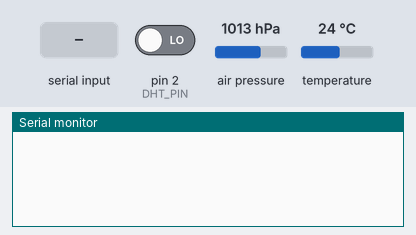
A program run on a simulated Arduino Mega 2560, built with avr-gcc and run on an emulated ATmega2560. Parts: the last lines printed to the serial monitor. The test bench sets the inputs (shaded band); at power-on: pin 2 (DHT_PIN) LOW, air pressure 1013 hPa, temperature 24 °C.

Above: at 1.2 s.
1.3 s: byte 65 (MQ135) received over Serial
At 2.5 s:
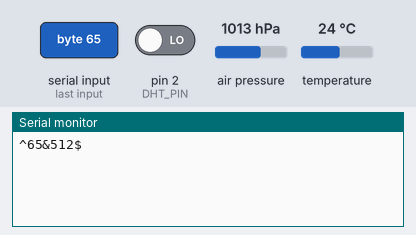
2.8 s: byte 66 (Dht) received over Serial
At 4.0 s:
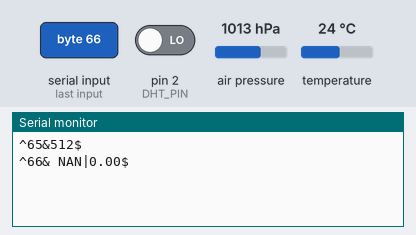
4.5 s: byte 67 (Bmp180) received over Serial
At 4.9 s:
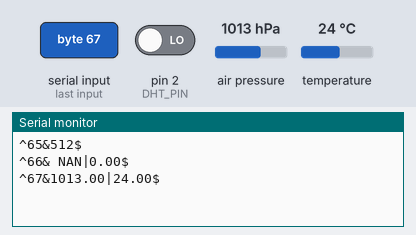

Measured:
- after the input at 1.3 s, the serial monitor: prints a new line at once (image 1)
- after the input at 2.8 s, the serial monitor: prints a new line after 0.27 s (image 2)
- after the input at 4.5 s, the serial monitor: prints a new line at once (image 3)

The program:

main.cpp
```cpp
#include <Arduino.h>
#include <drivers/DhtDriver.h>
#include <drivers/BmpDriver.h>
#include <drivers/MQ135Driver.h>
#include <CommandHandler.h>


const uint8_t MQ135_PIN = 0; // A0
const uint8_t DHT_PIN = 2; // D2

const auto commandHandler = new CommandHandler(new MQ135Driver(MQ135_PIN), new BmpDriver(), new DhtDriver(DHT_PIN));

void setup() {
    Serial.begin(9600);
    commandHandler->begin();
}

void loop() {
    if (Serial.available() > 0) {
        const auto command = (Command) Serial.read();
        commandHandler->handle(command);
    }
}
```

CommandHandler.cpp
```cpp
#include "CommandHandler.h"
#include <drivers/MQ135Driver.h>

const String RESPONSE_PREFIX = "^";
const String COMMAND_SUFFIX = "&";
const String DATA_SEPARATOR = "|";
const String RESPONSE_SUFFIX = "$";

void CommandHandler::begin() {
    this->bmpDriver.begin();
    this->dhtDriver.begin();
}

void CommandHandler::handle(Command command) {
    switch (command) {
        case MQ135: {
            const int air_quality = this->mq135Driver.read();
            this->send(command, (String) air_quality);
            break;
        }
        case Dht: {
            const float temp = this->dhtDriver.readTemperature();
            const float humidity = this->dhtDriver.readHumidity();
            this->send(command, (String) temp + DATA_SEPARATOR + (String) humidity);
            break;
        }
        case Bmp180: {
            if (this->bmpDriver.measurePressure()) {
                const double pressure = this->bmpDriver.getPressure();
                const double temp = this->bmpDriver.getTemperature();
                send(command, (String) pressure + DATA_SEPARATOR + (String) temp);
            } else {
                // TODO: implement me
                Serial.println(this->bmpDriver.getError());
            }
            break;
        }
    }
}

void CommandHandler::send(Command command, String data) {
    // example 1: ^65&45$
    String response = RESPONSE_PREFIX + command + COMMAND_SUFFIX + data + RESPONSE_SUFFIX;
    Serial.println(response);
}
```

CommandHandler.h
```cpp
//
// Created by tchan on 08-Mar-20.
//

#ifndef ATMEGA2560_COMMANDHANDLER_H
#define ATMEGA2560_COMMANDHANDLER_H

#include <drivers/MQ135Driver.h>
#include <drivers/BmpDriver.h>
#include <drivers/DhtDriver.h>

enum Command {
    MQ135 = 'A',
    Dht = 'B',
    Bmp180 = 'C',
};

class CommandHandler {
    MQ135Driver mq135Driver;
    BmpDriver bmpDriver;
    DhtDriver dhtDriver;
public:
    CommandHandler(MQ135Driver *mq135Driver, BmpDriver *bmpDriver, DhtDriver *dhtDriver) : mq135Driver(*
                                                                                                               mq135Driver),
                                                                                           bmpDriver(
                                                                                                   *bmpDriver),
                                                                                           dhtDriver(
                                                                                                   *dhtDriver) {}

    void handle(Command command);

    void begin();

private:
    void send(Command command, String data);
};


#endif //ATMEGA2560_COMMANDHANDLER_H
```

BmpDriver.cpp
```cpp
#include <SFE_BMP180.h>
#include "BmpDriver.h"

// 0 to 3, higher numbers are slower, higher-res outputs.
const char BMP_OVERSAMPLING = 3;

BmpDriver::BmpDriver() {
    this->bmp = SFE_BMP180();
};

void BmpDriver::begin() {
    this->bmp.begin();
}

boolean BmpDriver::measurePressure() {
    char status;
    double T, P;

    // will return delay in ms to wait, or 0 if I2C error
    status = this->bmp.startTemperature();
    if (status == 0) return false;

    // wait for temp measurement
    delay(status);

    status = this->bmp.getTemperature(T);
    if (status == 0) return false;

    // will return delay in ms to wait, or 0 if I2C error.
    status = this->bmp.startPressure(BMP_OVERSAMPLING);
    if (status == 0) return false;

    // wait for pressure measurement
    delay(status);

    status = this->bmp.getPressure(P, T);
    if (status == 0) return false;

    //
    this->pressure = P;
    this->temp = T;
    return true;
}

double BmpDriver::getPressure() {
    return this->pressure;
}

double BmpDriver::getTemperature() {
    return this->temp;
}

char BmpDriver::getError() {
    return this->bmp.getError();
}
```

BmpDriver.h
```cpp
#ifndef ATMEGA2560_BMPDRIVER_H
#define ATMEGA2560_BMPDRIVER_H

#include <SFE_BMP180.h>

class BmpDriver {
private:
    double pressure = 0;
    double temp = 0;
    SFE_BMP180 bmp;

public:
    BmpDriver();

    void begin();

    // returns true if measurement succeed
    boolean measurePressure();

    // return pressure, should be called after measurePressure()
    double getPressure();

    // return temperature, should be called after measurePressure()
    double getTemperature();

    // returns error code
    // 0 = Success
    // 1 = Data too long to fit in transmit buffer
    // 2 = Received NACK on transmit of address
    // 3 = Received NACK on transmit of data
    // 4 = Other error
    char getError();
};

#endif //ATMEGA2560_BMPDRIVER_H
```

DhtDriver.cpp
```cpp
#include "DhtDriver.h"


DhtDriver::DhtDriver(uint8_t pin, uint8_t type) {
    this->dht = DHT(pin, type);
}

void DhtDriver::begin() {
    this->dht.begin();
}

float DhtDriver::readHumidity() {
    return this->dht.readHumidity();
}

float DhtDriver::readTemperature() {
    return this->dht.readTemperature();
}
```

DhtDriver.h
```cpp
#ifndef ATMEGA2560_DHTDRIVER_H
#define ATMEGA2560_DHTDRIVER_H

#include <DHT.h>

class DhtDriver {
    DHT dht = DHT(0, 0);
public:
    DhtDriver(uint8_t pin, uint8_t type = DHT22);

    void begin();

    float readHumidity();

    float readTemperature();
};

#endif //ATMEGA2560_DHTDRIVER_H
```

MQ135Driver.cpp
```cpp
#include <Arduino.h>
#include "MQ135Driver.h"

MQ135Driver::MQ135Driver(uint8_t pin) {
    this->pin = pin;
}

int MQ135Driver::read() {
    return analogRead(this->pin);
}
```

MQ135Driver.h
```cpp
#ifndef ATMEGA2560_MQ135DRIVER_H
#define ATMEGA2560_MQ135DRIVER_H

#include <Arduino.h>

class MQ135Driver {
    uint8_t pin = 0;
public:
    MQ135Driver(uint8_t pin);

    int read();
};

#endif //ATMEGA2560_MQ135DRIVER_H
```
